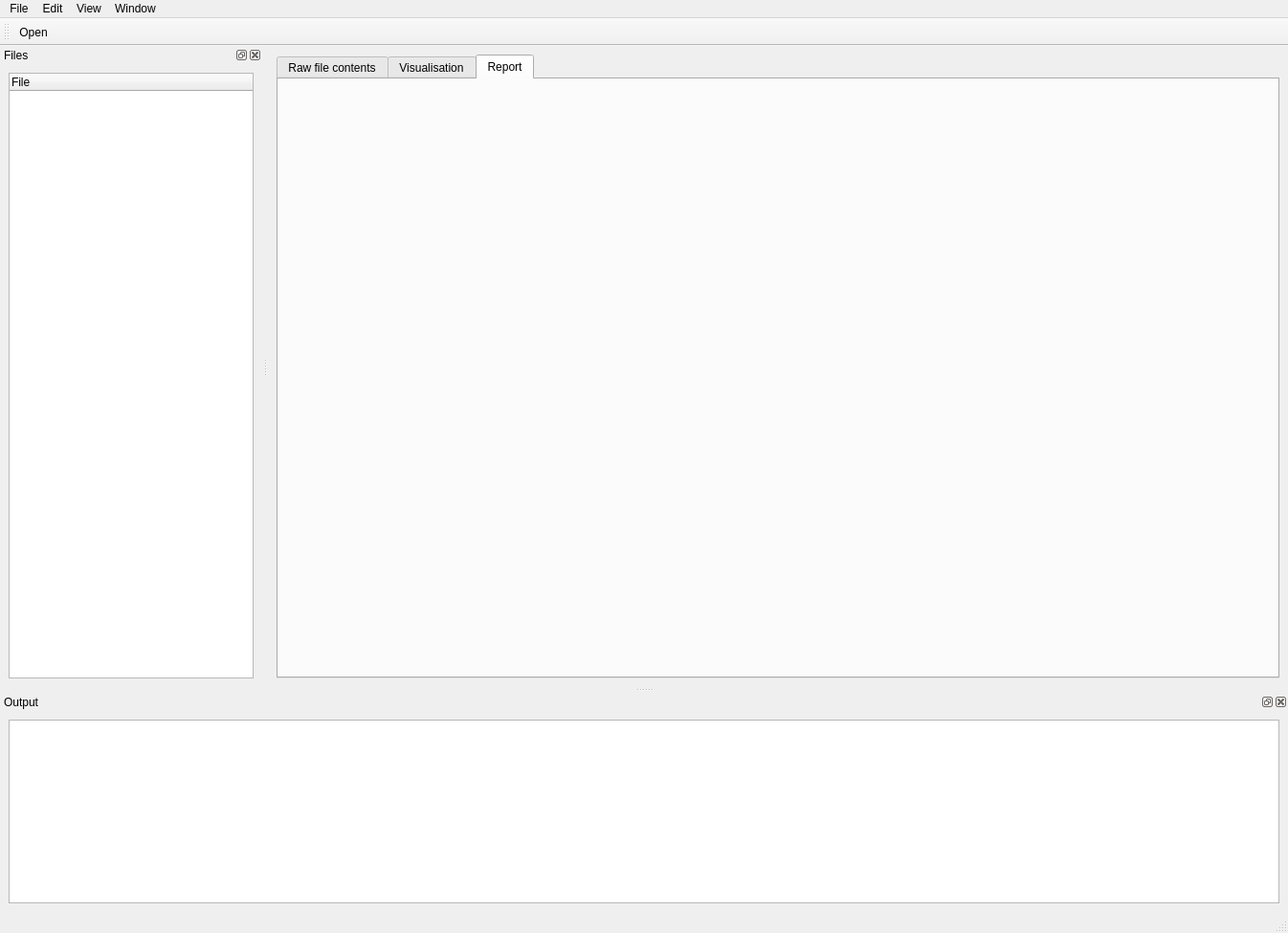
<?xml version="1.0" encoding="UTF-8"?>
<ui version="4.0">
 <class>MainWindow</class>
 <widget class="QMainWindow" name="MainWindow">
  <property name="geometry">
   <rect>
    <x>0</x>
    <y>0</y>
    <width>1346</width>
    <height>975</height>
   </rect>
  </property>
  <property name="windowTitle">
   <string>MainWindow</string>
  </property>
  <widget class="QWidget" name="centralwidget">
   <layout class="QGridLayout" name="gridLayout_2">
    <item row="1" column="0">
     <widget class="QTabWidget" name="tabWidget">
      <property name="minimumSize">
       <size>
        <width>100</width>
        <height>0</height>
       </size>
      </property>
      <property name="currentIndex">
       <number>2</number>
      </property>
      <widget class="QWidget" name="tabRawFile">
       <attribute name="title">
        <string>Raw file contents</string>
       </attribute>
       <layout class="QGridLayout" name="gridLayout_4">
        <item row="0" column="0">
         <widget class="QTextBrowser" name="textboxRawFile"/>
        </item>
       </layout>
      </widget>
      <widget class="QWidget" name="tabVisualisation">
       <attribute name="title">
        <string>Visualisation</string>
       </attribute>
       <layout class="QGridLayout" name="gridLayout_5"/>
      </widget>
      <widget class="QWidget" name="tabReport">
       <attribute name="title">
        <string>Report</string>
       </attribute>
      </widget>
     </widget>
    </item>
   </layout>
  </widget>
  <widget class="QMenuBar" name="menubar">
   <property name="geometry">
    <rect>
     <x>0</x>
     <y>0</y>
     <width>1346</width>
     <height>21</height>
    </rect>
   </property>
   <widget class="QMenu" name="menuFile">
    <property name="title">
     <string>File</string>
    </property>
    <addaction name="actionNew"/>
    <addaction name="actionOpen"/>
    <addaction name="actionSave_As"/>
    <addaction name="actionSave"/>
    <addaction name="actionImport"/>
   </widget>
   <widget class="QMenu" name="menuEdit">
    <property name="title">
     <string>Edit</string>
    </property>
   </widget>
   <widget class="QMenu" name="menuView">
    <property name="title">
     <string>View</string>
    </property>
   </widget>
   <widget class="QMenu" name="menuWindow">
    <property name="title">
     <string>Window</string>
    </property>
    <addaction name="toggleFilesWidget"/>
    <addaction name="toggleOutputWidget"/>
   </widget>
   <addaction name="menuFile"/>
   <addaction name="menuEdit"/>
   <addaction name="menuView"/>
   <addaction name="menuWindow"/>
  </widget>
  <widget class="QStatusBar" name="statusbar"/>
  <widget class="QToolBar" name="toolBar">
   <property name="windowTitle">
    <string>toolBar</string>
   </property>
   <attribute name="toolBarArea">
    <enum>TopToolBarArea</enum>
   </attribute>
   <attribute name="toolBarBreak">
    <bool>false</bool>
   </attribute>
   <addaction name="actionOpen"/>
  </widget>
  <widget class="QDockWidget" name="filesWidget">
   <property name="windowTitle">
    <string>Files</string>
   </property>
   <attribute name="dockWidgetArea">
    <number>1</number>
   </attribute>
   <widget class="QWidget" name="dockWidgetContents">
    <layout class="QGridLayout" name="gridLayout">
     <item row="0" column="0">
      <widget class="QTreeWidget" name="treeLoadedFiles">
       <property name="sizePolicy">
        <sizepolicy hsizetype="MinimumExpanding" vsizetype="MinimumExpanding">
         <horstretch>0</horstretch>
         <verstretch>0</verstretch>
        </sizepolicy>
       </property>
       <column>
        <property name="text">
         <string>File</string>
        </property>
       </column>
      </widget>
     </item>
    </layout>
   </widget>
  </widget>
  <widget class="QDockWidget" name="outputWidget">
   <property name="windowTitle">
    <string>Output</string>
   </property>
   <attribute name="dockWidgetArea">
    <number>8</number>
   </attribute>
   <widget class="QWidget" name="dockWidgetContents_3">
    <layout class="QGridLayout" name="gridLayout_3">
     <item row="0" column="0">
      <widget class="QTextBrowser" name="statusBox"/>
     </item>
    </layout>
   </widget>
  </widget>
  <action name="actionNew">
   <property name="text">
    <string>New</string>
   </property>
   <property name="iconVisibleInMenu">
    <bool>false</bool>
   </property>
  </action>
  <action name="actionOpen">
   <property name="text">
    <string>Open</string>
   </property>
   <property name="toolTip">
    <string>Open a  HDF5 file</string>
   </property>
   <property name="shortcut">
    <string>Ctrl+O</string>
   </property>
   <property name="shortcutContext">
    <enum>Qt::WidgetShortcut</enum>
   </property>
   <property name="iconVisibleInMenu">
    <bool>true</bool>
   </property>
  </action>
  <action name="actionSave_As">
   <property name="text">
    <string>Save As</string>
   </property>
  </action>
  <action name="actionSave">
   <property name="text">
    <string>Save</string>
   </property>
  </action>
  <action name="actionImport">
   <property name="text">
    <string>Import</string>
   </property>
  </action>
  <action name="toggleFilesWidget">
   <property name="checkable">
    <bool>true</bool>
   </property>
   <property name="checked">
    <bool>true</bool>
   </property>
   <property name="text">
    <string>Files</string>
   </property>
   <property name="toolTip">
    <string>Show/hide file pane</string>
   </property>
  </action>
  <action name="toggleOutputWidget">
   <property name="checkable">
    <bool>true</bool>
   </property>
   <property name="checked">
    <bool>true</bool>
   </property>
   <property name="text">
    <string>Output</string>
   </property>
  </action>
 </widget>
 <resources/>
 <connections/>
</ui>
